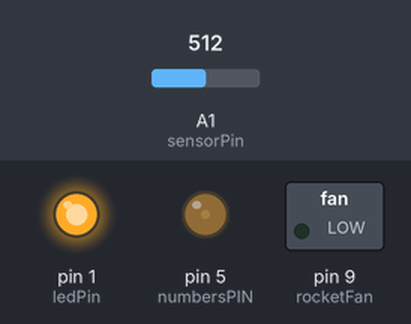
This sketch was run on a simulated Arduino Uno, built with avr-gcc and run on an emulated ATmega328P. On the bench: switched loads named in the sketch (green lamp = pin HIGH), output pins drawn as LEDs (lit = HIGH). The test bench sets the inputs (shaded band); at power-on: A1 (sensorPin) = 512.

Above: at 12.3 s.
12.4 s: A1 (sensorPin) set to 490
At 23.8 s:
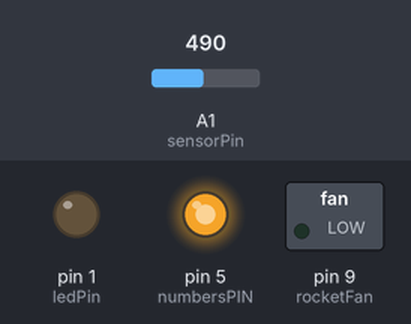
24.5 s: A1 (sensorPin) set to 122
At 25.8 s:
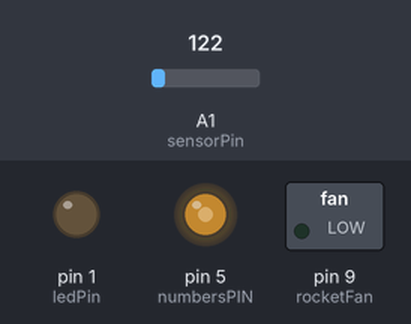
33.1 s: A1 (sensorPin) set to 0
At 34.2 s:
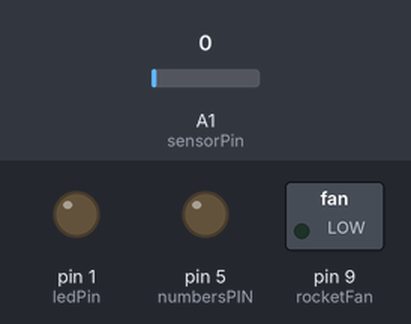
41.7 s: A1 (sensorPin) set to 510
At 43.2 s:
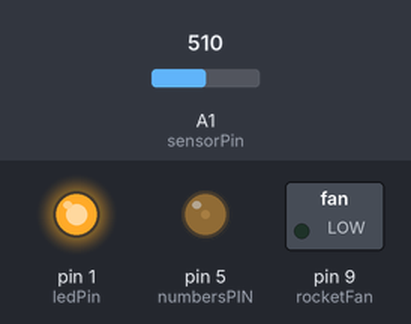
Timing chart, 0 to 51.3 s (numbered marks = the images above; inputs shaded):
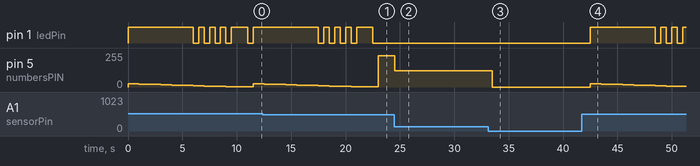

Measured:
- after the input at 12.4 s, pin 1 (ledPin): goes on until 22.5 s, then stays LOW
- after the input at 24.5 s, pin 5 (numbersPIN): 234/255 → 122/255 at once
- after the input at 33.1 s, pin 5 (numbersPIN): 122/255 → 0/255 after 0.39 s
- after the input at 41.7 s, pin 1 (ledPin): LOW → HIGH after 0.79 s, then repeats every 1.0 s: LOW 0.50 s, HIGH 0.50 s; pin 5 (numbersPIN): 0/255 → 25/255 after 0.79 s, → 22/255 1.0 s later, → 20/255 1.0 s later, → 17/255 1.0 s later, … (9 changes in this stretch)
- by itself, pin 5 (numbersPIN): ramps from 25/255 to 2/255 and jumps back, once every 11.5 s

The sketch:

Walk.ino
```cpp
int sensorPin = 1;    // select the input pin for the potentiometer
int ledPin = 1;      // select the pin for the LED
int numbersPIN = 5;
int sensorValue = 0;  // variable to store the value coming from the sensor
int rocketFan = 9;

void setup() {
  // declare the ledPin as an OUTPUT:
  pinMode(ledPin, OUTPUT);
  pinMode(numbersPIN, OUTPUT);
  pinMode(rocketFan, OUTPUT);

}

void printNumberOnLED(int number)
{
  // 255 -> 99, 0 -> 0
  analogWrite(numbersPIN, (2.55 * number));
}

void loop() {
  // read the value from the sensor:
  sensorValue = analogRead(sensorPin);

  digitalWrite(ledPin, LOW);

  if (sensorValue > 500)
  {
    analogWrite(rocketFan, 0);

    for (int i = 10; i > 0; i--)
    {
      printNumberOnLED(i);

      if (i > 4)
      {
        digitalWrite(ledPin, HIGH);
        delay(1000);
      }
      else
      {
        digitalWrite(ledPin, LOW);
        delay(500);
        digitalWrite(ledPin, HIGH);
        delay(500);
      }
    }
  }
  else
  {
    // turn the ledPin on
    analogWrite(numbersPIN, sensorValue);
  }

  // stop the program for <sensorValue> milliseconds:
  delay(1000);

  // turn the ledPin off:
  digitalWrite(ledPin, LOW);

  // stop the program for for <sensorValue> milliseconds:
  delay(sensorValue);
}
```
